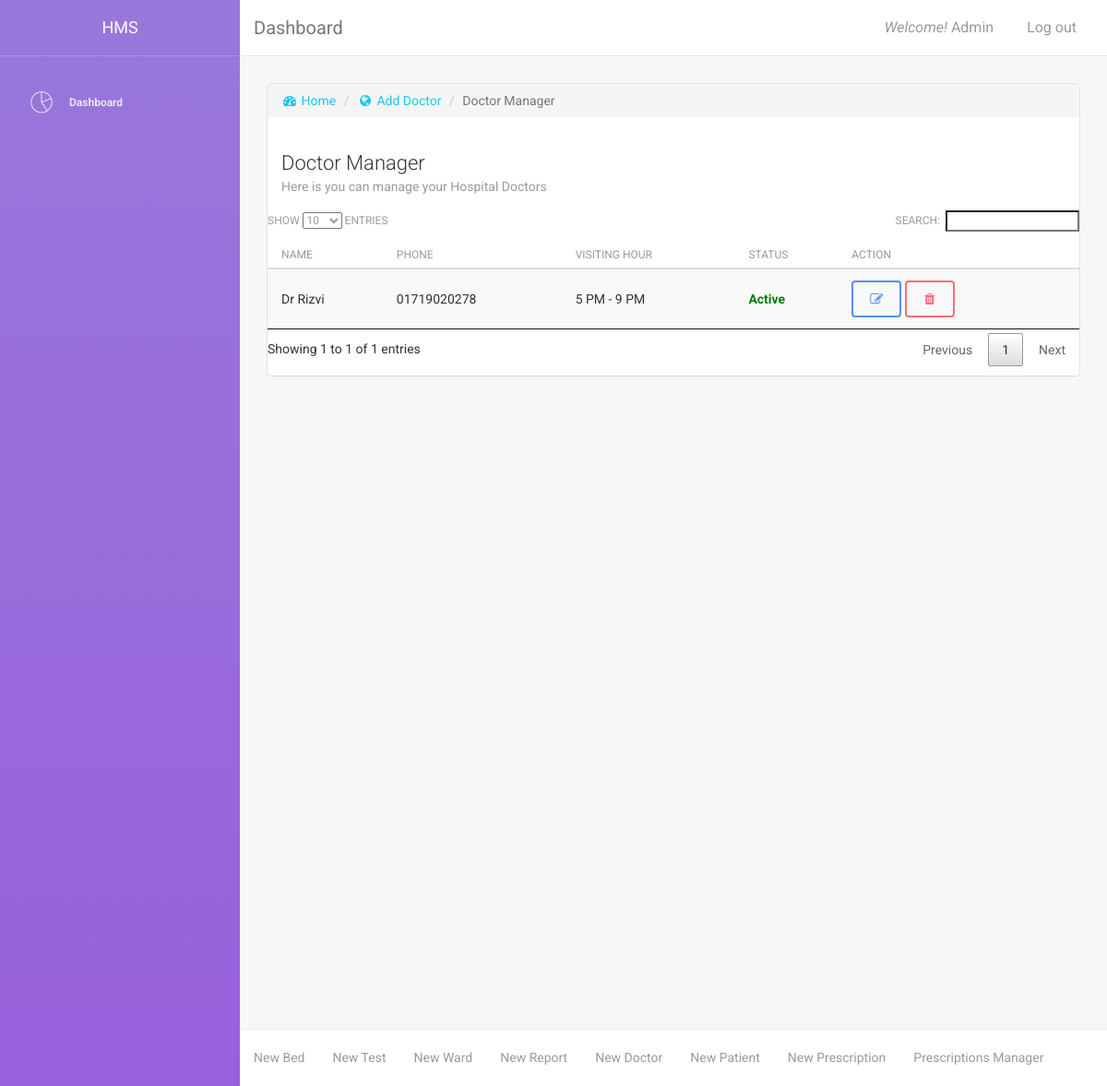
The page /manage_doctor.php (signed in) on the database its author committed.
### tables this page shows
CREATE TABLE `tbl_doctor` (
  `doctor_id` int(6) NOT NULL,
  `doctor_name` varchar(100) NOT NULL,
  `department_id` int(2) NOT NULL,
  `doctor_address` text NOT NULL,
  `doctor_phone` varchar(11) NOT NULL,
  `doctor_email` varchar(50) NOT NULL,
  `doctor_visiting_hour` varchar(50) NOT NULL,
  `doctor_status` tinyint(1) NOT NULL
);

### content/doctor_manager.php (the view, shortened to what this page needs)
<div class="content">
    <div class="container-fluid">
        <div class="row">
            <div class="col-md-12">
                <div class="card">
                    <ol class="breadcrumb">
                        <li><a href="index.php"><i class="fa fa-dashboard"></i> Home</a></li>
                        <li><a href="add_doctor.php"><i class="fa fa-globe"></i> Add Doctor</a></li>
                        <li class="active">Doctor Manager</li>
                    </ol>
                    <div class="header">
                        <h4 class="title">Doctor Manager</h4>
                        <p class="category">Here is you can manage your Hospital Doctors</p>
                    </div>
                    <div class="content table-responsive table-full-width">
                        <table class="table table-hover table-striped" id="myTable">
                            <thead>
                                <th>Name</th>
                                <th>Phone</th>
                                <th>Visiting Hour</th>
                                <th>Status</th>
                                <th>Action</th>
                            </thead>
                            <tbody>
                                <?php
                                while ($row = mysqli_fetch_assoc($result)) {
                                    ?>
                                    <tr>
                                        <td><?php echo $row['doctor_name'] ?></td>
                                        <td><?php echo $row['doctor_phone'] ?></td>
                                        <td><?php echo $row['doctor_visiting_hour'] ?></td>
                                        <td>
                                            <span style="color:green; font-weight: bold;">
                                                <?php
                                                if ($row['doctor_status'] == 1) {
                                                    echo 'Active';
                                                }
                                                ?>
                                            </span>
                                        </td>
                                        <td>
                                            <a href="edit_doctor.php?id=<?php echo $row['doctor_id'] ?>" class="btn btn-primary" data-toggle="tooltip" title="Edit Doctor"><i class="fa fa-pencil-square-o"></i></a>
                                            <a href="function/delete_doctor.php?id=<?php echo $row['doctor_id'] ?>" class="btn btn-danger" data-toggle="tooltip" title="Delete Doctor" onclick="return check_delete();"><i class="fa fa-trash"></i></a>
                                        </td>
                                    </tr>
                                <?php } ?>
                            </tbody>
                        </table>
                    </div>
                </div>
            </div>
        </div>
    </div>
</div>

### rows shown on the page
tbl_doctor: doctor_name "Dr Rizvi", doctor_phone "01719020278", doctor_visiting_hour "5 PM - 9 PM", doctor_status "Active"

### other values the page prints
$_SESSION["admin_name"] "Admin"
